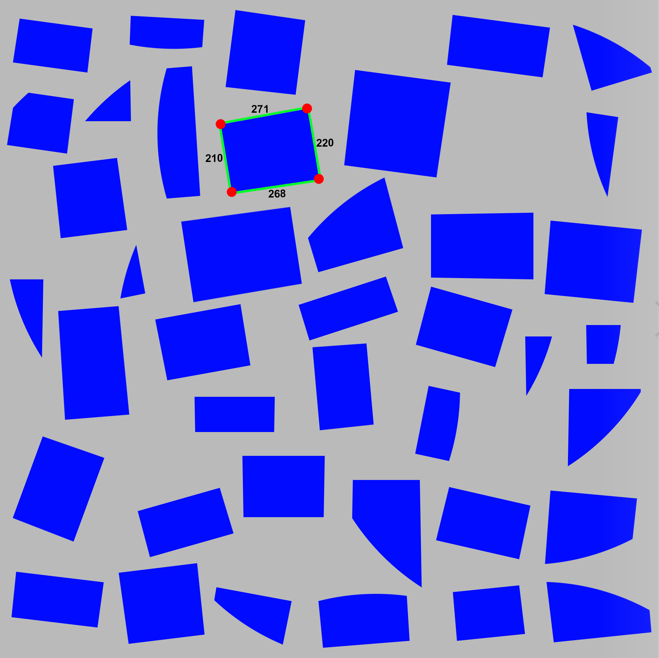
#> input picture input/1.png, 659 x 658 px; its folder holds only this picture in this run
$ python piece_detector.py
#> lines starting #> are read from the running program, lines starting #| are printed output that depends on the picture; after the words box and inside, x2 and y2 are one past the last pixel; in counts of white or black regions, pixels touching at a corner belong together
### utils.py
import cv2
import numpy as np
from datetime import datetime
import os


class LoadDataset:
    def __init__(self, input_fol, output_fol) -> None:
        datetim = datetime.now().strftime('%Y-%m-%d %H-%M-%S')
        self.input_fol = input_fol
        self.input_images = os.listdir(input_fol)
        os.makedirs(output_fol + datetim)
        self.output_fol = output_fol + datetim + "/"
    def get_image_data(self):
        image_data = []
        for image in self.input_images:
            image_path = self.input_fol+image
            image_data.append(image_path)

        return image_data

    def save_result(self, image_name, image):
        save_path = self.output_fol+image_name
        cv2.imwrite(save_path, image)

class Detect:
    def __init__(self, image_path) -> None:
        self.image = cv2.imread(image_path)
        img_blur = cv2.blur(self.image,(3,3))
        self.gray = cv2.cvtColor(img_blur, cv2.COLOR_BGR2GRAY)
        self.num_contours = 0

    def detect_contours(self):
        #setting threshold and drawing contours
        _, threshold = cv2.threshold(self.gray, 127, 255, cv2.THRESH_BINARY)
        contours, _ = cv2.findContours(threshold, cv2.RETR_TREE, cv2.CHAIN_APPROX_SIMPLE)
        num_contours = 0
        for contour in contours:
            if num_contours == 0:     #since the first contour is the whole image itself
                num_contours+=1
                continue
        # drawing the contours
            cv2.drawContours(self.image, [contour], 0, (0, 255, 0), 2)
            # [8 lines of commented-out code are left out]
            num_contours+=1

        self.num_contours = num_contours-1


    def detect_corner(self):
        corners = cv2.goodFeaturesToTrack(self.gray, self.num_contours*10, 0.01, 10)    #assuming a contour can have max of 10 corner points
        corners = np.intp(corners)
        for i in corners:
            x, y = i.ravel()
            cv2.circle(self.image, (x, y), 4, (0,0,255), -1)

    def show_edge_length(self):
        # Apply edge detection using Canny
        edges = cv2.Canny(self.gray, 50, 150, apertureSize=3)
        contours, _ = cv2.findContours(edges, cv2.RETR_EXTERNAL, cv2.CHAIN_APPROX_SIMPLE)
        contours = sorted(contours, key=cv2.contourArea, reverse=True)
        for contour in contours:
            epsilon = 0.02 * cv2.arcLength(contour, True)
            approx = cv2.approxPolyDP(contour, epsilon, True)
            for i in range(len(approx)-1):
                point1 = approx[i][0]
                point2 = approx[i + 1][0]
                length = int(np.linalg.norm(np.array(point2) - np.array(point1)))
                cv2.putText(self.image, str(length), ((point1[0]+point2[0])//2, (point1[1]+point2[1])//2), cv2.FONT_HERSHEY_COMPLEX_SMALL , 0.5, (0,0,0), 1, cv2.LINE_AA)
            cv2.putText(self.image, str(length), ((approx[0][0][0]+approx[-1][0][0])//2, (approx[0][0][1]+approx[-1][0][1])//2), cv2.FONT_HERSHEY_COMPLEX_SMALL , 0.5, (0,0,0), 1, cv2.LINE_AA)
    def get_results(self):
        return self.image, self.num_contours

### piece_detector.py
from utils import Detect, LoadDataset

def main():
    input_folder = "./input/"
    output_folder = "./output/"

    dataset = LoadDataset(input_folder, output_folder)
    images_data = dataset.get_image_data()

    for image_path in images_data:
        image_name = image_path.split("/")[-1]
        print(f"started execution for {image_name}")
        detect = Detect(image_path)
        detect.detect_contours()
        detect.detect_corner()
        detect.show_edge_length()
        result_image, num_contours = detect.get_results()
        dataset.save_result(image_name, result_image)
        print(f"Saved Result for {image_name} and number of figures detected are {num_contours}")
#> this loop made 1 pass
#> num_contours on pass 1: 48
#| Saved Result for 1.png and number of figures detected are 48
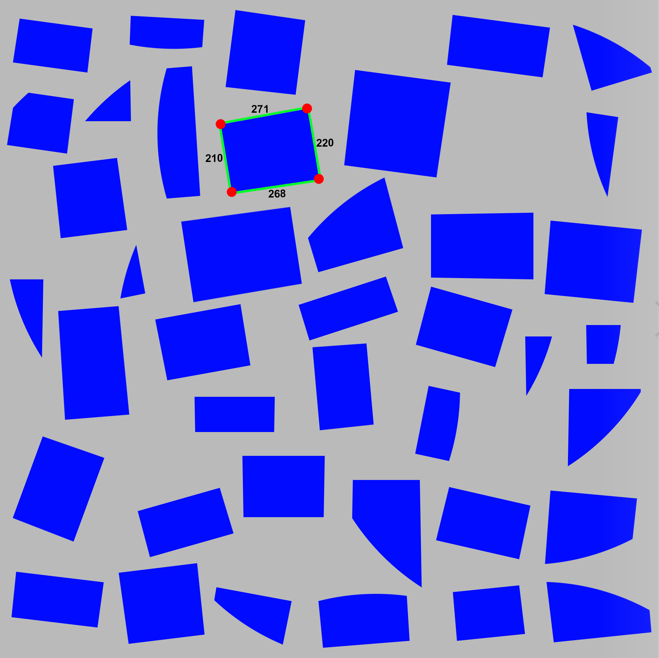
#> input picture input/1.png, 659 x 658 px
#> pass 1, in __init__, `self.gray = cv2.cvtColor(img_blur, cv2.COLOR_BGR2GRAY)`:
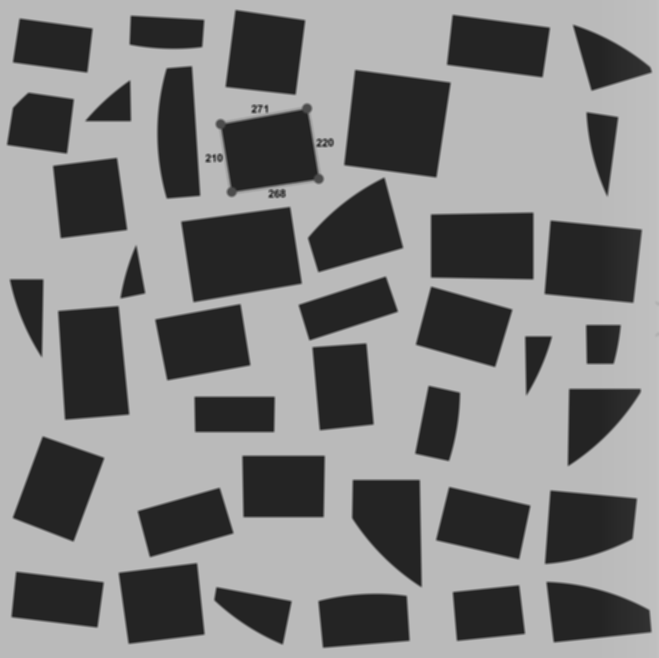
#> self.gray: shape (658, 659); min 33, max 194, mean 128.1
#> pass 1, in detect_contours, `_, threshold = cv2.threshold(self.gray, 127, 255, cv2.THRESH_BINARY)`:
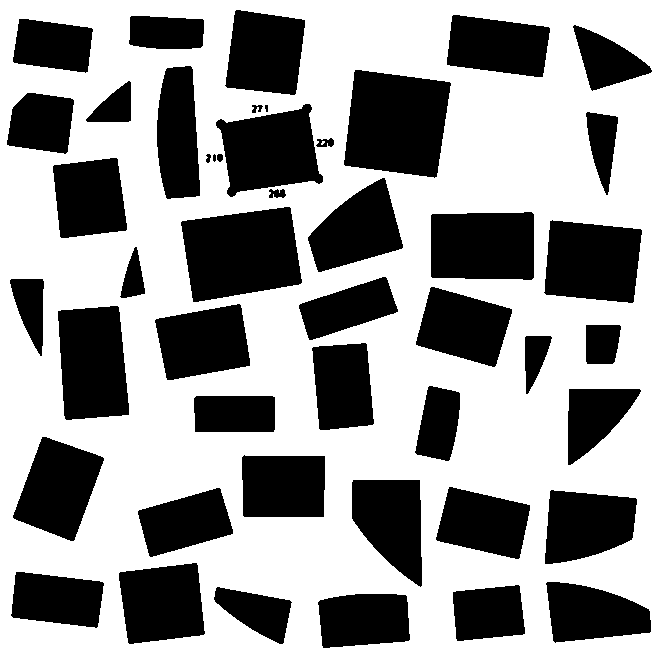
#> threshold: shape (658, 659); 60.4% white; 47 black regions (1 under 20 px), largest, box (x1, y1, x2, y2) and area: (344, 70, 451, 178) 9206, (181, 207, 302, 302) 8858, (58, 306, 129, 420) 6921
#> pass 1, in show_edge_length, `edges = cv2.Canny(self.gray, 50, 150, apertureSize=3)`:
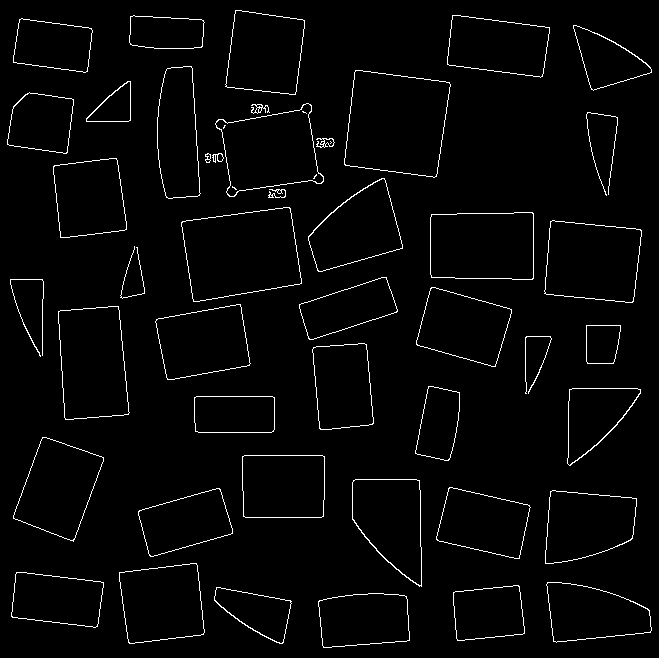
#> edges: shape (658, 659); 2.5% white in thin lines or dots


if __name__ == "__main__":
    main()

$ run again, on input/2.jpg
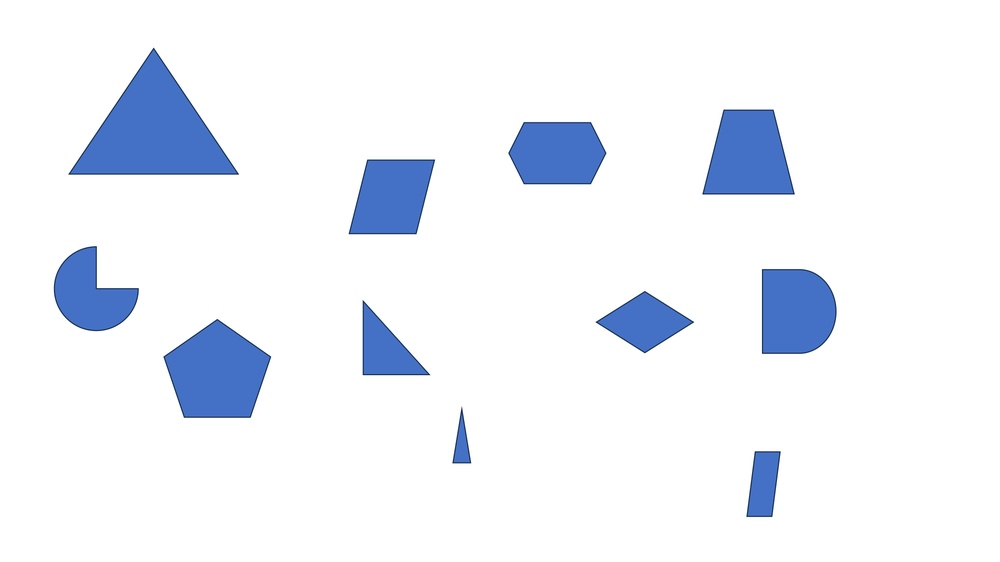
#> input picture input/2.jpg, 1000 x 562 px, shrunk from 4000 x 2250 before the run
#> the loop in main, `for image_path in images_data:` made 1 pass
#> num_contours on pass 1: 11
#> (printed output is left out)
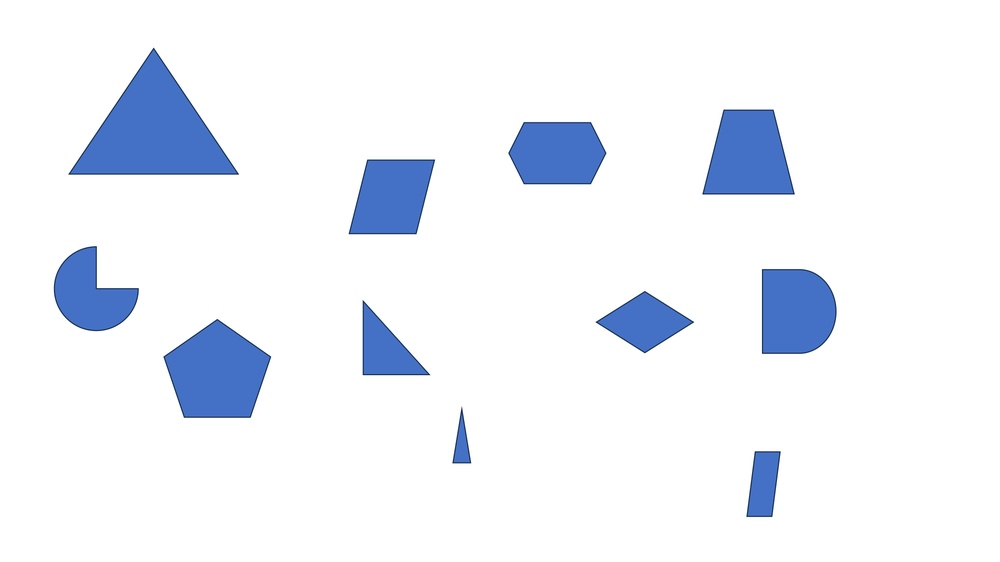
#> input picture input/2.jpg, 1000 x 562 px, shrunk from 4000 x 2250 before the run
#> pass 1, in detect_contours, `_, threshold = cv2.threshold(self.gray, 127, 255, cv2.THRESH_BINARY)`:
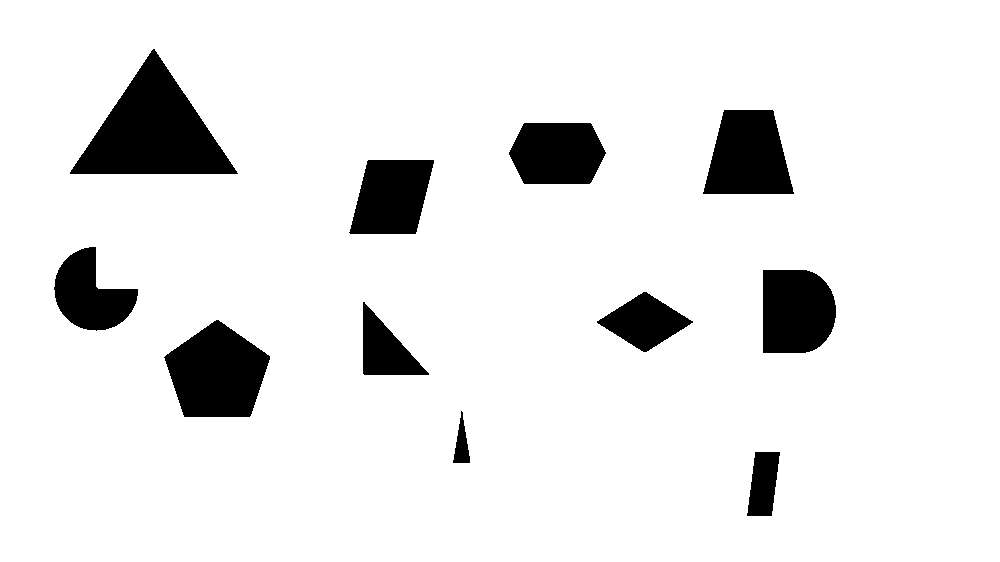
#> threshold: shape (562, 1000); 91% white; 11 black regions, largest, box (x1, y1, x2, y2) and area: (70, 49, 238, 174) 10649, (164, 320, 270, 417) 7197, (703, 110, 794, 194) 5882
#> pass 1, in show_edge_length, `edges = cv2.Canny(self.gray, 50, 150, apertureSize=3)`:
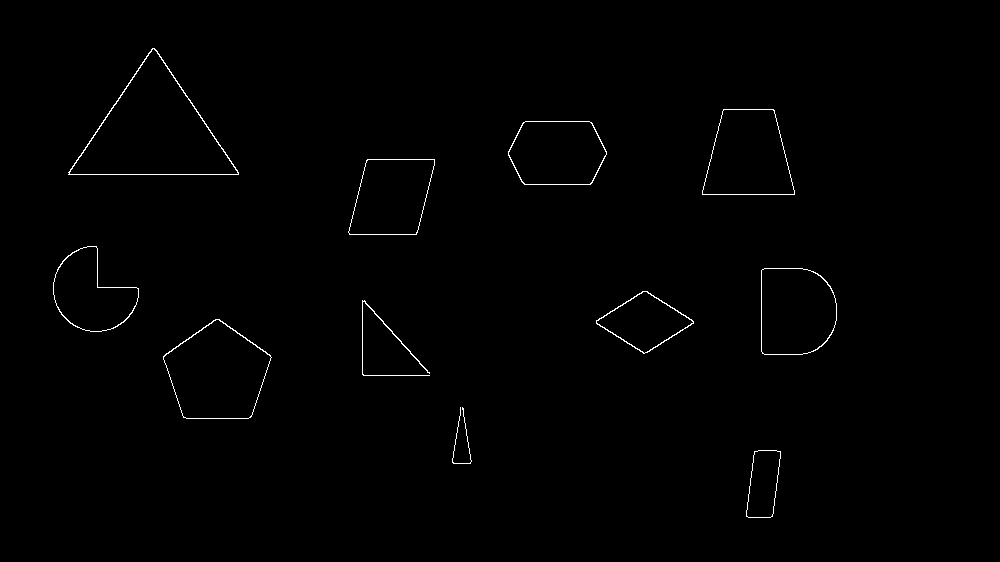
#> edges: shape (562, 1000); 0.61% white in thin lines or dots, all inside (x1, y1, x2, y2) = (53, 48, 837, 518)
